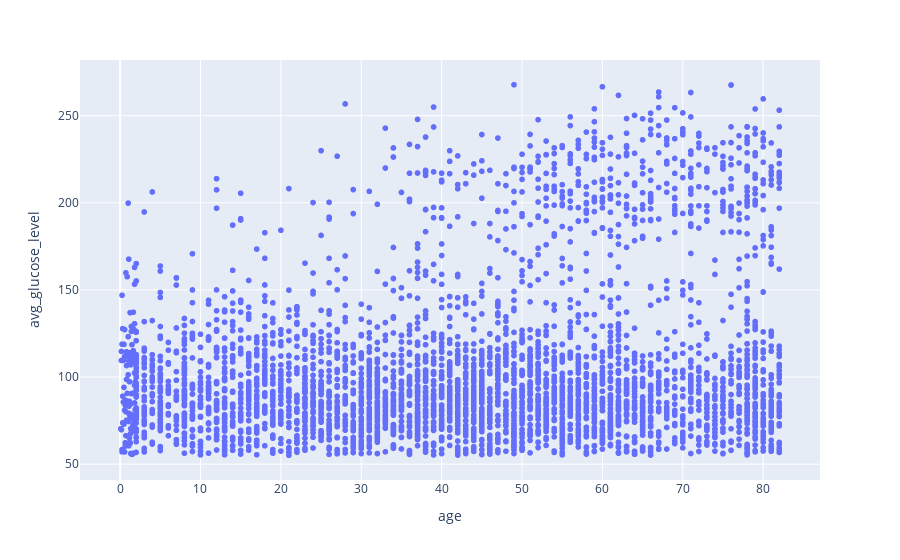

Notebook code cell kept with this figure:
### Code cell
px.scatter(train ,x="age",y="avg_glucose_level")

### Figure 1 — Plotly figure (JSON) as saved in the notebook; plotly's stock layout.template omitted (floating-point values rounded to 4 significant figures; data arrays with more than 128 entries replaced by an {"elided": "..."} marker saying what was removed)
{"data": [{"hovertemplate": "age=%{x}<br>avg_glucose_level=%{y}<extra></extra>", "legendgroup": "", "marker": {"color": "#636efa", "symbol": "circle"}, "mode": "markers", "name": "", "showlegend": false, "type": "scattergl", "x": {"elided": "4088 float values"}, "xaxis": "x", "y": {"elided": "4088 float values"}, "yaxis": "y"}], "layout": {"legend": {"tracegroupgap": 0}, "margin": {"t": 60}, "xaxis": {"anchor": "y", "domain": [0.0, 1.0], "title": {"text": "age"}}, "yaxis": {"anchor": "x", "domain": [0.0, 1.0], "title": {"text": "avg_glucose_level"}}}}
